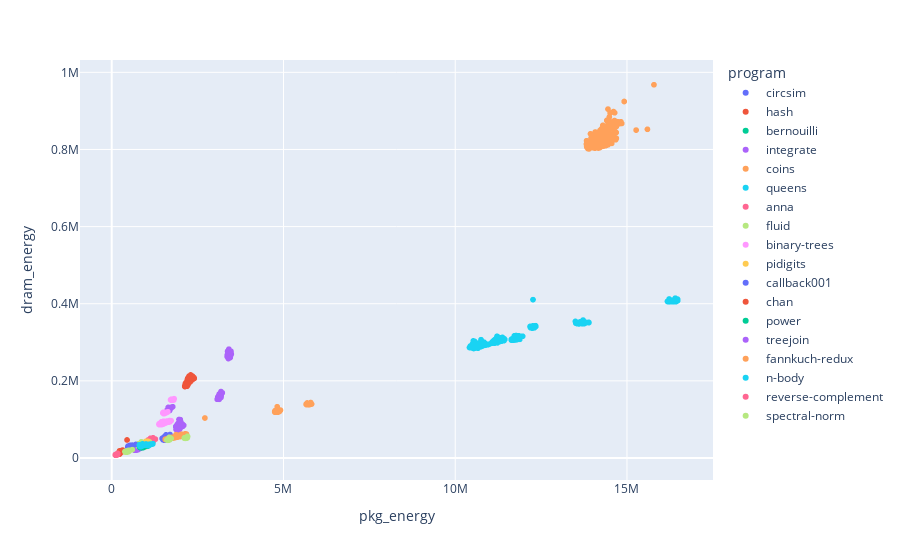

Notebook code cell kept with this figure:
### Markdown cell above
## Correlation between `pkg_energy` and `dram_energy`

### Code cell
x, y = 'pkg_energy', 'dram_energy'

fig = px.scatter(df, x=x, y=y, color='program')
fig.show()

corr, pvalue = stats.spearmanr(df[x], df[y])
print(f'{corr:.4f} (p = {pvalue:.4f})')

### Figure 1 — Plotly figure (JSON) as saved in the notebook; plotly's stock layout.template omitted (floating-point values rounded to 4 significant figures; data arrays with more than 128 entries replaced by an {"elided": "..."} marker saying what was removed)
{"data": [{"hovertemplate": "program=circsim<br>pkg_energy=%{x}<br>dram_energy=%{y}<extra></extra>", "legendgroup": "circsim", "marker": {"color": "#636efa", "symbol": "circle"}, "mode": "markers", "name": "circsim", "showlegend": true, "type": "scattergl", "x": {"elided": "1080 int values"}, "xaxis": "x", "y": {"elided": "1080 int values"}, "yaxis": "y"}, {"hovertemplate": "program=hash<br>pkg_energy=%{x}<br>dram_energy=%{y}<extra></extra>", "legendgroup": "hash", "marker": {"color": "#EF553B", "symbol": "circle"}, "mode": "markers", "name": "hash", "showlegend": true, "type": "scattergl", "x": {"elided": "1080 int values"}, "xaxis": "x", "y": {"elided": "1080 int values"}, "yaxis": "y"}, {"hovertemplate": "program=bernouilli<br>pkg_energy=%{x}<br>dram_energy=%{y}<extra></extra>", "legendgroup": "bernouilli", "marker": {"color": "#00cc96", "symbol": "circle"}, "mode": "markers", "name": "bernouilli", "showlegend": true, "type": "scattergl", "x": {"elided": "1080 int values"}, "xaxis": "x", "y": {"elided": "1080 int values"}, "yaxis": "y"}, {"hovertemplate": "program=integrate<br>pkg_energy=%{x}<br>dram_energy=%{y}<extra></extra>", "legendgroup": "integrate", "marker": {"color": "#ab63fa", "symbol": "circle"}, "mode": "markers", "name": "integrate", "showlegend": true, "type": "scattergl", "x": {"elided": "1080 int values"}, "xaxis": "x", "y": {"elided": "1080 int values"}, "yaxis": "y"}, {"hovertemplate": "program=coins<br>pkg_energy=%{x}<br>dram_energy=%{y}<extra></extra>", "legendgroup": "coins", "marker": {"color": "#FFA15A", "symbol": "circle"}, "mode": "markers", "name": "coins", "showlegend": true, "type": "scattergl", "x": {"elided": "1080 int values"}, "xaxis": "x", "y": {"elided": "1080 int values"}, "yaxis": "y"}, {"hovertemplate": "program=queens<br>pkg_energy=%{x}<br>dram_energy=%{y}<extra></extra>", "legendgroup": "queens", "marker": {"color": "#19d3f3", "symbol": "circle"}, "mode": "markers", "name": "queens", "showlegend": true, "type": "scattergl", "x": {"elided": "1080 int values"}, "xaxis": "x", "y": {"elided": "1080 int values"}, "yaxis": "y"}, {"hovertemplate": "program=anna<br>pkg_energy=%{x}<br>dram_energy=%{y}<extra></extra>", "legendgroup": "anna", "marker": {"color": "#FF6692", "symbol": "circle"}, "mode": "markers", "name": "anna", "showlegend": true, "type": "scattergl", "x": {"elided": "1080 int values"}, "xaxis": "x", "y": {"elided": "1080 int values"}, "yaxis": "y"}, {"hovertemplate": "program=fluid<br>pkg_energy=%{x}<br>dram_energy=%{y}<extra></extra>", "legendgroup": "fluid", "marker": {"color": "#B6E880", "symbol": "circle"}, "mode": "markers", "name": "fluid", "showlegend": true, "type": "scattergl", "x": {"elided": "1080 int values"}, "xaxis": "x", "y": {"elided": "1080 int values"}, "yaxis": "y"}, {"hovertemplate": "program=binary-trees<br>pkg_energy=%{x}<br>dram_energy=%{y}<extra></extra>", "legendgroup": "binary-trees", "marker": {"color": "#FF97FF", "symbol": "circle"}, "mode": "markers", "name": "binary-trees", "showlegend": true, "type": "scattergl", "x": {"elided": "1080 int values"}, "xaxis": "x", "y": {"elided": "1080 int values"}, "yaxis": "y"}, {"hovertemplate": "program=pidigits<br>pkg_energy=%{x}<br>dram_energy=%{y}<extra></extra>", "legendgroup": "pidigits", "marker": {"color": "#FECB52", "symbol": "circle"}, "mode": "markers", "name": "pidigits", "showlegend": true, "type": "scattergl", "x": {"elided": "1080 int values"}, "xaxis": "x", "y": {"elided": "1080 int values"}, "yaxis": "y"}, {"hovertemplate": "program=callback001<br>pkg_energy=%{x}<br>dram_energy=%{y}<extra></extra>", "legendgroup": "callback001", "marker": {"color": "#636efa", "symbol": "circle"}, "mode": "markers", "name": "callback001", "showlegend": true, "type": "scattergl", "x": {"elided": "1080 int values"}, "xaxis": "x", "y": {"elided": "1080 int values"}, "yaxis": "y"}, {"hovertemplate": "program=chan<br>pkg_energy=%{x}<br>dram_energy=%{y}<extra></extra>", "legendgroup": "chan", "marker": {"color": "#EF553B", "symbol": "circle"}, "mode": "markers", "name": "chan", "showlegend": true, "type": "scattergl", "x": {"elided": "1080 int values"}, "xaxis": "x", "y": {"elided": "1080 int values"}, "yaxis": "y"}, {"hovertemplate": "program=power<br>pkg_energy=%{x}<br>dram_energy=%{y}<extra></extra>", "legendgroup": "power", "marker": {"color": "#00cc96", "symbol": "circle"}, "mode": "markers", "name": "power", "showlegend": true, "type": "scattergl", "x": {"elided": "1080 int values"}, "xaxis": "x", "y": {"elided": "1080 int values"}, "yaxis": "y"}, {"hovertemplate": "program=treejoin<br>pkg_energy=%{x}<br>dram_energy=%{y}<extra></extra>", "legendgroup": "treejoin", "marker": {"color": "#ab63fa", "symbol": "circle"}, "mode": "markers", "name": "treejoin", "showlegend": true, "type": "scattergl", "x": {"elided": "1080 int values"}, "xaxis": "x", "y": {"elided": "1080 int values"}, "yaxis": "y"}, {"hovertemplate": "program=fannkuch-redux<br>pkg_energy=%{x}<br>dram_energy=%{y}<extra></extra>", "legendgroup": "fannkuch-redux", "marker": {"color": "#FFA15A", "symbol": "circle"}, "mode": "markers", "name": "fannkuch-redux", "showlegend": true, "type": "scattergl", "x": {"elided": "1080 int values"}, "xaxis": "x", "y": {"elided": "1080 int values"}, "yaxis": "y"}, {"hovertemplate": "program=n-body<br>pkg_energy=%{x}<br>dram_energy=%{y}<extra></extra>", "legendgroup": "n-body", "marker": {"color": "#19d3f3", "symbol": "circle"}, "mode": "markers", "name": "n-body", "showlegend": true, "type": "scattergl", "x": {"elided": "1080 int values"}, "xaxis": "x", "y": {"elided": "1080 int values"}, "yaxis": "y"}, {"hovertemplate": "program=reverse-complement<br>pkg_energy=%{x}<br>dram_energy=%{y}<extra></extra>", "legendgroup": "reverse-complement", "marker": {"color": "#FF6692", "symbol": "circle"}, "mode": "markers", "name": "reverse-complement", "showlegend": true, "type": "scattergl", "x": {"elided": "1080 int values"}, "xaxis": "x", "y": {"elided": "1080 int values"}, "yaxis": "y"}, {"hovertemplate": "program=spectral-norm<br>pkg_energy=%{x}<br>dram_energy=%{y}<extra></extra>", "legendgroup": "spectral-norm", "marker": {"color": "#B6E880", "symbol": "circle"}, "mode": "markers", "name": "spectral-norm", "showlegend": true, "type": "scattergl", "x": {"elided": "1080 int values"}, "xaxis": "x", "y": {"elided": "1080 int values"}, "yaxis": "y"}], "layout": {"legend": {"title": {"text": "program"}, "tracegroupgap": 0}, "margin": {"t": 60}, "xaxis": {"anchor": "y", "domain": [0, 1], "title": {"text": "pkg_energy"}}, "yaxis": {"anchor": "x", "domain": [0, 1], "title": {"text": "dram_energy"}}}}
